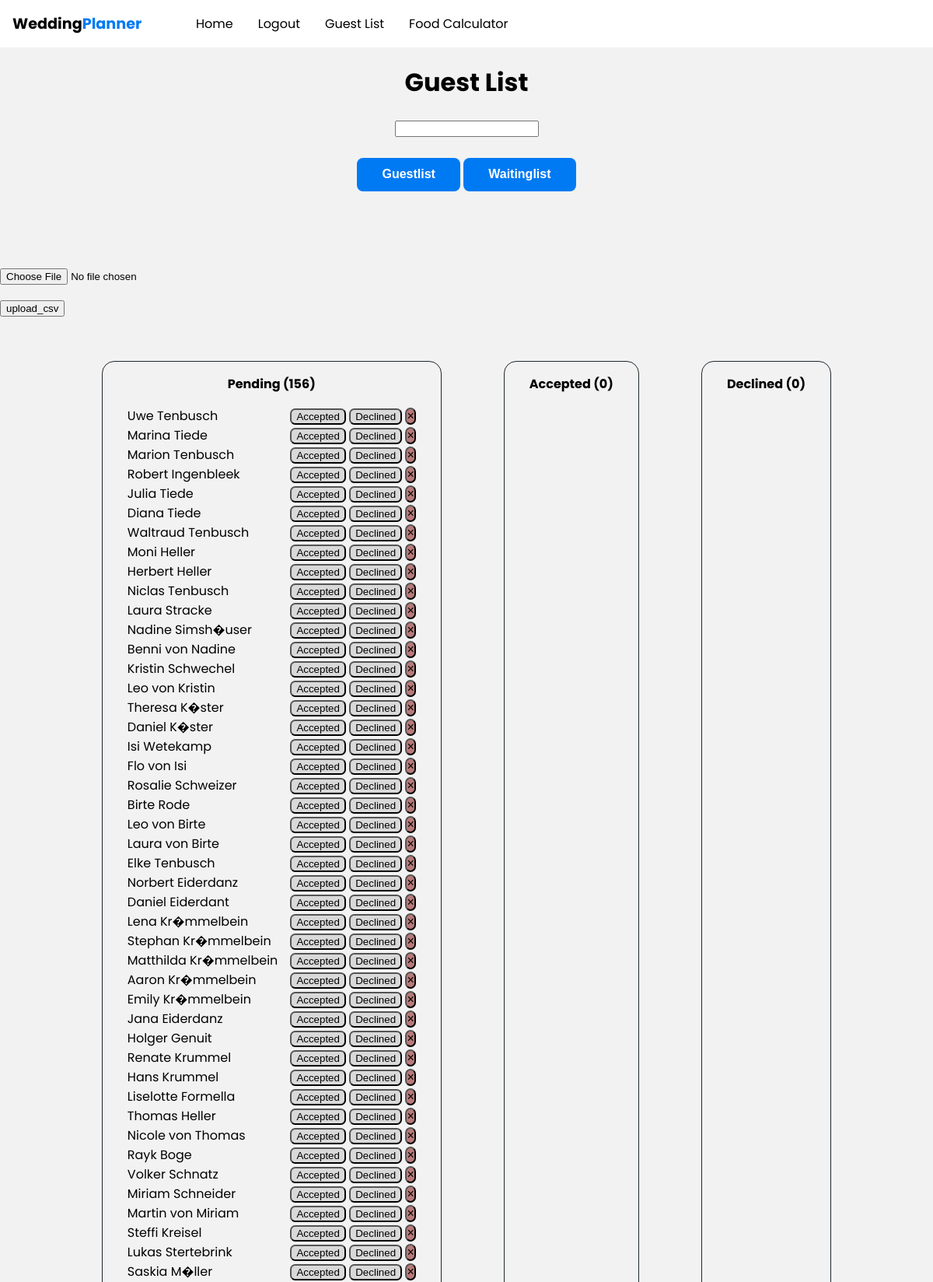
Screenshot of /guest-list (signed in, upper part) with the database file from the repository.
### website/models.py (models this page shows)
class GuestlistOpen(db.Model):
    id = db.Column(db.Integer, primary_key=True)
    name = db.Column(db.String(150))
    date = db.Column(db.DateTime(timezone=True), default=func.now())
    count = db.Column(db.Integer)
    user_id = db.Column(db.Integer, db.ForeignKey('user.id'))

### website/views.py (the view, shortened to what this page needs)
@views.route('/guest-list', methods=['GET', 'POST'])
@login_required
def guest_list():
    print(db.metadata.tables.keys())
    rowsOpen = db.session.query(GuestlistOpen).count()
    rowsAcc = db.session.query(GuestlistAccepted).count()
    rowsDec = db.session.query(GuestlistDeclined).count()
    rowsWait = db.session.query(GuestlistWaiting).count()
    return render_template("guestlist.html", user=current_user, rowsOpen=rowsOpen, rowsAcc=rowsAcc, rowsDec=rowsDec, rowsWait=rowsWait)

### website/__init__.py (called while the page is built)
def create_app():
    app = Flask(__name__)
    app.config['SECRET_KEY'] = 'key'
    app.config['SQLALCHEMY_DATABASE_URI'] = f'sqlite:///{DB_NAME}'
    db.init_app(app)
    UPLOAD_FOLDER = 'website/static/files'
    app.config['UPLOAD_FOLDER'] =  UPLOAD_FOLDER
    from .views import views
    from .auth import auth
    app.register_blueprint(views, url_prefix='/')
    app.register_blueprint(auth, url_prefix='/')
    from .models import User, Note
    create_database(app)
    login_manager = LoginManager()
    login_manager.login_view = 'auth.login'
    login_manager.init_app(app)
    @login_manager.user_loader
    def load_user(id):
        return User.query.get(int(id))
    return app

### website/templates/guestlist.html (shortened to what this page needs)
{% extends "base.html" %} {% block title %}Home{% endblock %} {% block content %}
<h1 align="center">Guest List</h1>
<div class="add_guests">
    <form method="POST">
        <div align="center">
            <input name="guest" id="guest" class="form-control"></input>
            <br />
            <button type="submit" class="btn btn-primary" name="submit" value="add_guest">Guestlist</button>
            <button type="submit" class="btn btn-primary" name="submit" value="add_guest_waiting">Waitinglist</button>
        </div>
    </form>
    <form method="POST" action="" enctype="multipart/form-data">
        <p><input type="file" name="file"></p>
        <p><input type="submit" name="submit" value="upload_csv"></p>
    </form>
</div>
<section class="flex-layout">
    <div class="flex-parent">
        <div class=card>
            <p align="center">Pending ({{rowsOpen}})</p>
            <ul class="guestList" id="guestlistOpen">
                {% for guest in user.guestsOp %}
                <li class="list-open">
                    <div class="float-left">
                        {{ guest.name }}
                    </div>
                    <div class="float-right">
                        <button type="button" class="change"
                            onClick="guestChange({{ guest.id }}, 'GuestlistOpen', 'GuestlistAccepted')">
                            <span aria-hidden="true">Accepted</span>
                        </button>
                        <button type="button" class="change"
                            onClick="guestChange({{ guest.id }}, 'GuestlistOpen', 'GuestlistDeclined')">
                            <span aria-hidden="true">Declined</span>
                        </button>
                        <button type="button" class="close" onClick="guestDelete({{ guest.id }}, 'GuestlistOpen')">
                            <span aria-hidden="true">&times;</span>
                        </button>
                    </div>
                </li>
                {% endfor %}
            </ul>
        </div>
        <div class=card>
            <p align="center">Accepted ({{rowsAcc}})</p>
        </div>
        <div class=card>
            <p align="center">Declined ({{rowsDec}})</p>
        </div>
    </div>
</section>
{% endblock %}

### website/templates/base.html (shortened to what this page needs)
<!DOCTYPE html>
<html>
  <head>
    <link rel= "stylesheet" type= "text/css" href= "{{ url_for('static',filename='styles/main.css') }}">
  </head>
  <body>
    <div class="navbar">
      <div class="container">
        <a class="logo" href="/">Wedding<span>Planner</span></a>
        <nav>
          <ul class="primary-nav">
            {% if user.is_authenticated %}
            <a class="nav-item nav-link" id="home" href="/">Home</a>
            <a class="nav-item nav-link" id="logout" href="/logout">Logout</a>
            <a class="nav-item nav-link" id="guestlist" href="/guest-list">Guest List</a>
            <a class="nav-item nav-link" id="foodcalc" href="/foodcalc">Food Calculator</a>
            {% else %}
            <a class="nav-item nav-link" id="login" href="/login">Login</a>
            <a class="nav-item nav-link" id="signUp" href="/sign-up">Sign Up</a>
            {% endif %}
          </ul>
        </nav>
      </div>
    </div>
    <div class="container">{% block content %} {% endblock %}</div>
  </body>
</html>

### website/static/styles/main.css (style rules this page uses)
:root { --primary-color: #007AF3; }
body { background: #F2F2F2; margin: 0; font-family: "Poppins"; }
.navbar { background: white; padding: 1em; }
.navbar .logo { text-decoration: none; font-weight: bold; color: black; font-size: 1.2em; }
.navbar .logo span { color: var(--primary-color); }
.navbar nav { display: none; }
.navbar .container { display: flex; place-content: space-between; }
nav { position: fixed; z-index: 999; width: 33%; right: 0; top: 0; background: #20272E; height: 100vh; padding: 1em; }
nav ul.primary-nav { margin-top: 5em; }
nav a { color: white; text-decoration: none; display: block; padding: 0.5em; font-size: 1.3em; text-align: right; }
@media only screen and (min-width: 750px) { .navbar .container { display: grid; grid-template-columns: 180px auto; justify-content: unset; } }
@media only screen and (min-width: 750px) { .navbar nav { display: flex; justify-content: space-between; background: none; position: unset; height: auto; width: 100%; padding: 0; } }
@media only screen and (min-width: 750px) { .navbar nav ul { display: flex; } }
@media only screen and (min-width: 750px) { .navbar nav a { color: black; font-size: 1em; padding: 0.1em 1em; } }
@media only screen and (min-width: 750px) { .navbar nav ul.primary-nav { margin: 0; } }
.btn-primary { background-color: var(--primary-color); color: white; font-weight: bold; font-size: 1em; border: none; margin-bottom: 5em; border-radius: 0.5em; display: inline-block; padding: 0.8em 2em; width: unset; cursor: pointer; }
.flex-layout .flex-parent { display: flex; flex-wrap: wrap; justify-content: center; }
.flex-layout .flex-parent .card { margin: 2.5em; padding: 0 2em 1em 2em; border: solid #20272E; border-width: 1px; border-radius: 1em; }
.flex-layout .flex-parent .card ul { list-style-type: none; margin: 0; padding: 0; }
.flex-layout .flex-parent .card ul li .float-left { float: left; margin-right: 1em; }
.flex-layout .flex-parent .card ul li .float-right { float: right; }
.flex-layout .flex-parent .card ul li .float-right button { border-radius: 0.5em; }
.flex-layout .flex-parent .card ul li .float-right .change { background: #d9d9d9; }
.flex-layout .flex-parent .card ul li .float-right .close { background: #ba7979; font-size: 1em; padding: 0; }
.flex-layout .flex-parent .card ul li:after { content: "\a"; white-space: pre; }
.flex-layout .flex-parent .card p { font-weight: bold; }
.form-control { margin-bottom: 2em; }

### rows the page displays
GuestlistOpen: name "Uwe Tenbusch"
GuestlistOpen: name "Marina Tiede"
GuestlistOpen: name "Marion Tenbusch"
GuestlistOpen: name "Robert Ingenbleek"
GuestlistOpen: name "Julia Tiede"
GuestlistOpen: name "Diana Tiede"
GuestlistOpen: name "Waltraud Tenbusch"
GuestlistOpen: name "Moni Heller"
GuestlistOpen: name "Herbert Heller"
GuestlistOpen: name "Niclas Tenbusch"
GuestlistOpen: name "Laura Stracke"
GuestlistOpen: name "Nadine Simsh�user"
GuestlistOpen: name "Benni von Nadine"
GuestlistOpen: name "Kristin Schwechel"
GuestlistOpen: name "Leo von Kristin"
GuestlistOpen: name "Theresa K�ster"
GuestlistOpen: name "Daniel K�ster"
GuestlistOpen: name "Isi Wetekamp"
GuestlistOpen: name "Flo von Isi"
GuestlistOpen: name "Rosalie Schweizer"
GuestlistOpen: name "Birte Rode"
GuestlistOpen: name "Leo von Birte"
GuestlistOpen: name "Laura von Birte"
GuestlistOpen: name "Elke Tenbusch"
GuestlistOpen: name "Norbert Eiderdanz"
GuestlistOpen: name "Daniel Eiderdant"
GuestlistOpen: name "Lena Kr�mmelbein"
GuestlistOpen: name "Stephan Kr�mmelbein"
GuestlistOpen: name "Matthilda Kr�mmelbein"
GuestlistOpen: name "Aaron Kr�mmelbein"
GuestlistOpen: name "Emily Kr�mmelbein"
GuestlistOpen: name "Jana Eiderdanz"
GuestlistOpen: name "Holger Genuit"
GuestlistOpen: name "Renate Krummel"
GuestlistOpen: name "Hans Krummel"
GuestlistOpen: name "Liselotte Formella"
GuestlistOpen: name "Thomas Heller"
GuestlistOpen: name "Nicole von Thomas"
GuestlistOpen: name "Rayk Boge"
GuestlistOpen: name "Volker Schnatz"
GuestlistOpen: name "Miriam Schneider"
GuestlistOpen: name "Martin von Miriam"
GuestlistOpen: name "Steffi Kreisel"
GuestlistOpen: name "Lukas Stertebrink"
GuestlistOpen: name "Saskia M�ller"

### other values shown
{{ rowsOpen }} "156"
{{ rowsAcc }} "0"
{{ rowsDec }} "0"
